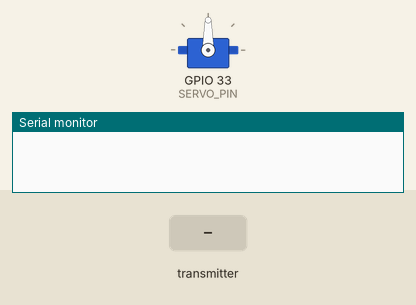
Bench run of a program on a simulated ESP32. Parts: servo, the last lines printed to the serial monitor. Inputs (shaded band) come from the test bench.

Above: at 1.2 s.
1.3 s: the transmitter starts sending angle = 0
At 2.5 s:
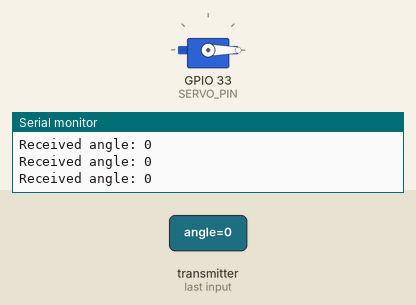
2.8 s: the transmitter starts sending angle = 45
At 3.7 s:
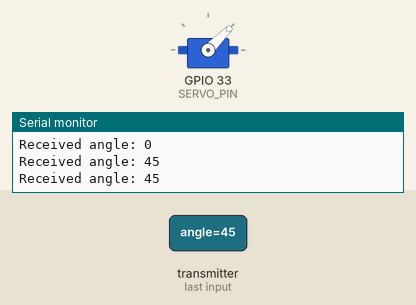
4.3 s: the transmitter starts sending angle = 180
At 4.9 s:
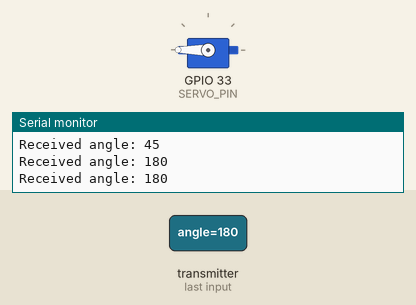
5.8 s: the transmitter starts sending angle = 90
At 7.2 s:
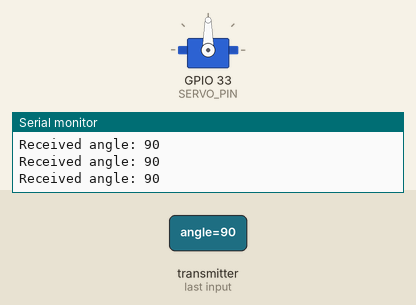
Timing chart, 0 to 8.3 s (numbered marks = the images above; inputs shaded):
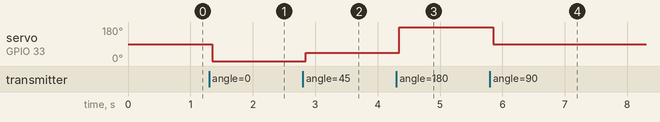

Measured:
- after the input at 1.3 s, servo on GPIO 33 (SERVO_PIN): 90° → 0° after 0.05 s
- after the input at 2.8 s, servo on GPIO 33 (SERVO_PIN): 0° → 45° after 0.05 s
- after the input at 4.3 s, servo on GPIO 33 (SERVO_PIN): 45° → 180° after 0.05 s
- after the input at 5.8 s, servo on GPIO 33 (SERVO_PIN): 180° → 90° after 0.05 s

The program:

main.cpp
```cpp
#include <esp_now.h>
#include <WiFi.h>
#include <ESP32Servo.h>

Servo myServo;
const int SERVO_PIN = 33;

// Struct to receive data
typedef struct {
  int angle;
} ServoData;

ServoData incomingData;

// Callback when data is received
void OnDataRecv(const uint8_t * mac, const uint8_t *incomingDataBytes, int len) {
  memcpy(&incomingData, incomingDataBytes, sizeof(incomingData));
  Serial.print("Received angle: ");
  Serial.println(incomingData.angle);
  myServo.write(incomingData.angle);
}

void setup() {
  Serial.begin(115200);
  WiFi.mode(WIFI_STA);
  WiFi.disconnect();

  if (esp_now_init() != ESP_OK) {
    Serial.println("Error initializing ESP-NOW");
    return;
  }

  esp_now_register_recv_cb(OnDataRecv);

  myServo.attach(SERVO_PIN);
}

void loop() {
  // Nothing here, everything happens via callback
}
```
